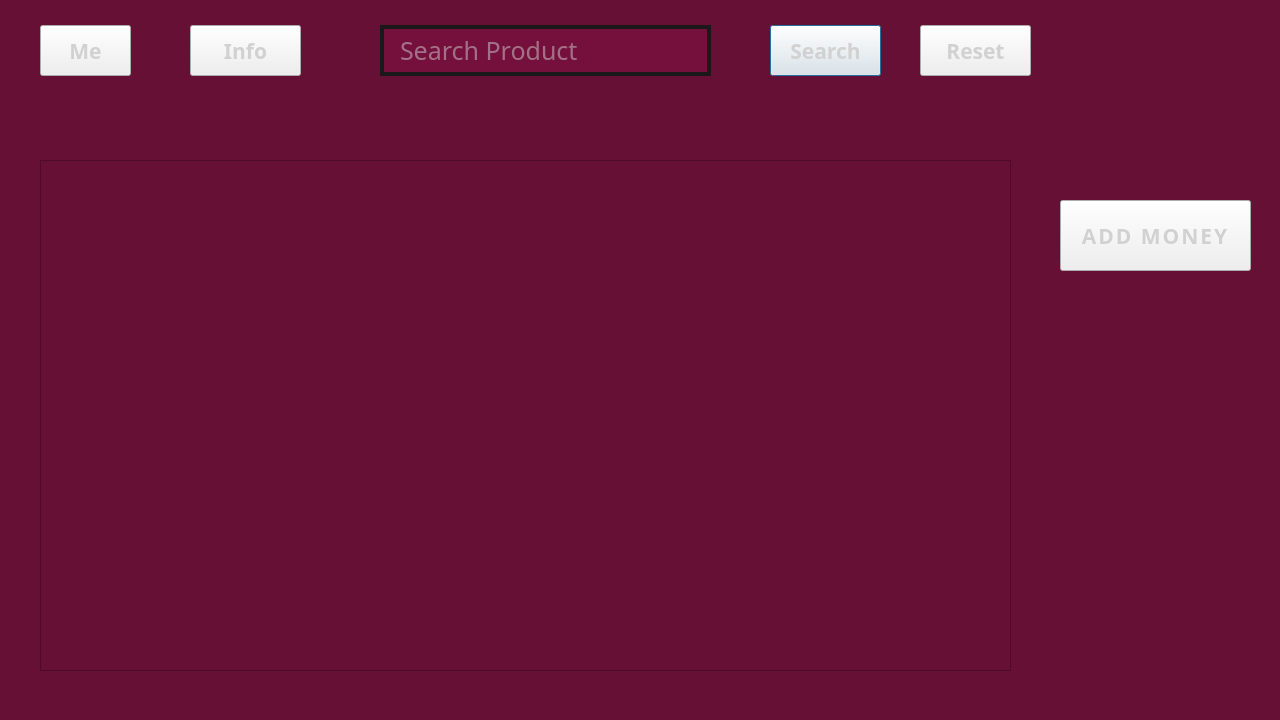
<?xml version="1.0" encoding="UTF-8"?>
<ui version="4.0">
 <class>CustomerMenuDialog</class>
 <widget class="QDialog" name="CustomerMenuDialog">
  <property name="geometry">
   <rect>
    <x>0</x>
    <y>0</y>
    <width>1280</width>
    <height>720</height>
   </rect>
  </property>
  <property name="windowTitle">
   <string>Dialog</string>
  </property>
  <property name="styleSheet">
   <string notr="true">QDialog {
	background-color: rgb(102, 16, 53);
}</string>
  </property>
  <widget class="QPushButton" name="srchButton">
   <property name="geometry">
    <rect>
     <x>770</x>
     <y>25</y>
     <width>111</width>
     <height>51</height>
    </rect>
   </property>
   <property name="font">
    <font>
     <family>HP Simplified Jpan</family>
     <pointsize>16</pointsize>
     <bold>true</bold>
    </font>
   </property>
   <property name="styleSheet">
    <string notr="true">QPushButton {
background: '#75103c';
color: rgb(209, 209, 209);
border: 4px solid '#1a1818';
}

QPushButton::hover {
background-color: rgb(84, 13, 43);
}</string>
   </property>
   <property name="text">
    <string>Search</string>
   </property>
  </widget>
  <widget class="QPushButton" name="addProdBtn_4">
   <property name="geometry">
    <rect>
     <x>1060</x>
     <y>200</y>
     <width>191</width>
     <height>71</height>
    </rect>
   </property>
   <property name="font">
    <font>
     <family>HP Simplified Jpan</family>
     <pointsize>16</pointsize>
     <bold>true</bold>
    </font>
   </property>
   <property name="styleSheet">
    <string notr="true">QPushButton {
background: '#75103c';
color: rgb(209, 209, 209);
border: 4px solid '#1a1818';
letter-spacing: 2px;
}

QPushButton::hover {
background-color: rgb(84, 13, 43);
}</string>
   </property>
   <property name="text">
    <string>ADD MONEY</string>
   </property>
  </widget>
  <widget class="QPushButton" name="resetBtn">
   <property name="geometry">
    <rect>
     <x>920</x>
     <y>25</y>
     <width>111</width>
     <height>51</height>
    </rect>
   </property>
   <property name="font">
    <font>
     <family>HP Simplified Jpan</family>
     <pointsize>16</pointsize>
     <bold>true</bold>
    </font>
   </property>
   <property name="styleSheet">
    <string notr="true">QPushButton {
background: '#75103c';
color: rgb(209, 209, 209);
border: 4px solid '#1a1818';
}

QPushButton::hover {
background-color: rgb(84, 13, 43);
}</string>
   </property>
   <property name="text">
    <string>Reset</string>
   </property>
  </widget>
  <widget class="QTableView" name="tableView">
   <property name="geometry">
    <rect>
     <x>40</x>
     <y>160</y>
     <width>971</width>
     <height>511</height>
    </rect>
   </property>
   <property name="font">
    <font>
     <family>Source Code Pro</family>
     <pointsize>12</pointsize>
     <bold>true</bold>
     <stylestrategy>PreferDefault</stylestrategy>
    </font>
   </property>
   <property name="mouseTracking">
    <bool>true</bool>
   </property>
   <property name="focusPolicy">
    <enum>Qt::ClickFocus</enum>
   </property>
   <property name="styleSheet">
    <string notr="true">QTableView {
background-color: rgb(102, 16, 53);
border: 6px solid  '#1a1818';
gridline-color:  '#1a1818';
selection-background-color: rgb(84, 13, 43);
}
QHeaderView::section {
border-color: rgb(26, 24, 24);
color: rgb(209, 209, 209);
font: 20pt &quot;HP Simplified Jpan&quot;;
background-color: rgb(102, 16, 53);
height: 65px;
}

QHeaderView::section::hover {
background-color: rgb(102, 16, 53);
}

QTableView::item{
background-color: rgb(102, 16, 53);
color: rgb(209, 209, 209);
}

QTableView::item:hover {
background-color: rgb(84, 13, 43);
}
QTableView::item:selected {
background-color: rgb(102, 16, 53);
}</string>
   </property>
   <property name="editTriggers">
    <set>QAbstractItemView::NoEditTriggers</set>
   </property>
   <property name="showGrid">
    <bool>true</bool>
   </property>
   <property name="gridStyle">
    <enum>Qt::DashLine</enum>
   </property>
   <property name="cornerButtonEnabled">
    <bool>false</bool>
   </property>
   <attribute name="horizontalHeaderCascadingSectionResizes">
    <bool>false</bool>
   </attribute>
   <attribute name="horizontalHeaderDefaultSectionSize">
    <number>159</number>
   </attribute>
   <attribute name="verticalHeaderCascadingSectionResizes">
    <bool>false</bool>
   </attribute>
  </widget>
  <widget class="QPushButton" name="timeButton">
   <property name="geometry">
    <rect>
     <x>1090</x>
     <y>20</y>
     <width>161</width>
     <height>61</height>
    </rect>
   </property>
   <property name="font">
    <font>
     <family>HP Simplified Jpan</family>
     <pointsize>16</pointsize>
     <bold>true</bold>
    </font>
   </property>
   <property name="styleSheet">
    <string notr="true">QPushButton {
background: '#75103c';
color: rgb(209, 209, 209);
border: 4px solid '#1a1818';
border-radius: 10px;
}

QPushButton::hover {
background: '#75103c';
}</string>
   </property>
   <property name="text">
    <string/>
   </property>
  </widget>
  <widget class="QLineEdit" name="srchProdBox">
   <property name="geometry">
    <rect>
     <x>380</x>
     <y>25</y>
     <width>331</width>
     <height>51</height>
    </rect>
   </property>
   <property name="font">
    <font>
     <family>HP Simpified Jpan</family>
     <pointsize>19</pointsize>
     <italic>false</italic>
     <bold>false</bold>
    </font>
   </property>
   <property name="styleSheet">
    <string notr="true">QLineEdit {
	font: 19pt &quot;HP Simpified Jpan&quot;;
	border: 4px solid rgb(26, 24, 24);
	padding-left: 14px;
	background: rgb(117, 16, 60);
	color: rgb(209, 209, 209);
}</string>
   </property>
   <property name="placeholderText">
    <string>Search Product</string>
   </property>
  </widget>
  <widget class="QPushButton" name="abtMeBtn">
   <property name="geometry">
    <rect>
     <x>40</x>
     <y>25</y>
     <width>91</width>
     <height>51</height>
    </rect>
   </property>
   <property name="font">
    <font>
     <family>HP Simplified Jpan</family>
     <pointsize>16</pointsize>
     <bold>true</bold>
    </font>
   </property>
   <property name="styleSheet">
    <string notr="true">QPushButton {
background: '#75103c';
color: rgb(209, 209, 209);
border: 4px solid '#1a1818';
}

QPushButton::hover {
background-color: rgb(84, 13, 43);
}</string>
   </property>
   <property name="text">
    <string>Me</string>
   </property>
  </widget>
  <widget class="QPushButton" name="infoBtn">
   <property name="geometry">
    <rect>
     <x>190</x>
     <y>25</y>
     <width>111</width>
     <height>51</height>
    </rect>
   </property>
   <property name="font">
    <font>
     <family>HP Simplified Jpan</family>
     <pointsize>16</pointsize>
     <bold>true</bold>
    </font>
   </property>
   <property name="styleSheet">
    <string notr="true">QPushButton {
background: '#75103c';
color: rgb(209, 209, 209);
border: 4px solid '#1a1818';
}

QPushButton::hover {
background-color: rgb(84, 13, 43);
}</string>
   </property>
   <property name="text">
    <string>Info</string>
   </property>
  </widget>
 </widget>
 <resources/>
 <connections/>
</ui>
